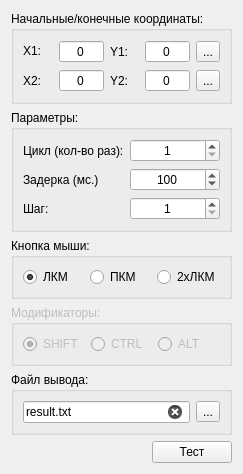
<?xml version="1.0" encoding="UTF-8"?>
<ui version="4.0">
 <class>One_Window_Coordinates</class>
 <widget class="QWidget" name="One_Window_Coordinates">
  <property name="geometry">
   <rect>
    <x>0</x>
    <y>0</y>
    <width>218</width>
    <height>410</height>
   </rect>
  </property>
  <property name="windowTitle">
   <string>Form</string>
  </property>
  <property name="layoutDirection">
   <enum>Qt::LeftToRight</enum>
  </property>
  <layout class="QVBoxLayout" name="verticalLayout">
   <item>
    <widget class="QGroupBox" name="groupBox_3">
     <property name="title">
      <string>Начальные/конечные координаты:</string>
     </property>
     <layout class="QGridLayout" name="gridLayout_2" columnstretch="0,0,0,0,0,0,0,0,0,0,0,0" columnminimumwidth="0,0,0,0,0,0,0,0,0,0,0,0">
      <item row="0" column="3">
       <widget class="QLabel" name="label_5">
        <property name="text">
         <string>Y1:</string>
        </property>
       </widget>
      </item>
      <item row="1" column="0">
       <widget class="QLabel" name="label_6">
        <property name="text">
         <string>X2:</string>
        </property>
       </widget>
      </item>
      <item row="1" column="6">
       <widget class="QToolButton" name="endButton">
        <property name="text">
         <string>...</string>
        </property>
       </widget>
      </item>
      <item row="0" column="1">
       <widget class="QSpinBox" name="startX">
        <property name="alignment">
         <set>Qt::AlignCenter</set>
        </property>
        <property name="readOnly">
         <bool>true</bool>
        </property>
        <property name="buttonSymbols">
         <enum>QAbstractSpinBox::NoButtons</enum>
        </property>
        <property name="maximum">
         <number>99999</number>
        </property>
       </widget>
      </item>
      <item row="0" column="0">
       <widget class="QLabel" name="label_3">
        <property name="text">
         <string>&lt;html&gt;&lt;head/&gt;&lt;body&gt;&lt;p&gt;X1:&lt;/p&gt;&lt;/body&gt;&lt;/html&gt;</string>
        </property>
       </widget>
      </item>
      <item row="1" column="3">
       <widget class="QLabel" name="label_4">
        <property name="text">
         <string>Y2:</string>
        </property>
       </widget>
      </item>
      <item row="0" column="6">
       <widget class="QToolButton" name="startButton">
        <property name="text">
         <string>...</string>
        </property>
       </widget>
      </item>
      <item row="0" column="4">
       <widget class="QSpinBox" name="startY">
        <property name="alignment">
         <set>Qt::AlignCenter</set>
        </property>
        <property name="readOnly">
         <bool>true</bool>
        </property>
        <property name="buttonSymbols">
         <enum>QAbstractSpinBox::NoButtons</enum>
        </property>
        <property name="maximum">
         <number>99999</number>
        </property>
       </widget>
      </item>
      <item row="1" column="1">
       <widget class="QSpinBox" name="endX">
        <property name="alignment">
         <set>Qt::AlignCenter</set>
        </property>
        <property name="readOnly">
         <bool>true</bool>
        </property>
        <property name="buttonSymbols">
         <enum>QAbstractSpinBox::NoButtons</enum>
        </property>
        <property name="maximum">
         <number>99999</number>
        </property>
       </widget>
      </item>
      <item row="1" column="4">
       <widget class="QSpinBox" name="endY">
        <property name="alignment">
         <set>Qt::AlignCenter</set>
        </property>
        <property name="readOnly">
         <bool>true</bool>
        </property>
        <property name="buttonSymbols">
         <enum>QAbstractSpinBox::NoButtons</enum>
        </property>
        <property name="maximum">
         <number>99999</number>
        </property>
       </widget>
      </item>
     </layout>
    </widget>
   </item>
   <item>
    <widget class="QGroupBox" name="groupBox">
     <property name="title">
      <string>Параметры:</string>
     </property>
     <layout class="QGridLayout" name="gridLayout">
      <item row="0" column="2">
       <widget class="QSpinBox" name="count">
        <property name="alignment">
         <set>Qt::AlignCenter</set>
        </property>
        <property name="minimum">
         <number>1</number>
        </property>
        <property name="maximum">
         <number>1000</number>
        </property>
       </widget>
      </item>
      <item row="0" column="1">
       <widget class="QLabel" name="label_2">
        <property name="text">
         <string>Цикл (кол-во раз):</string>
        </property>
       </widget>
      </item>
      <item row="2" column="2">
       <widget class="QSpinBox" name="delay">
        <property name="alignment">
         <set>Qt::AlignCenter</set>
        </property>
        <property name="minimum">
         <number>0</number>
        </property>
        <property name="maximum">
         <number>1000</number>
        </property>
        <property name="value">
         <number>100</number>
        </property>
       </widget>
      </item>
      <item row="2" column="1">
       <widget class="QLabel" name="label">
        <property name="text">
         <string>Задерка (мс.)</string>
        </property>
       </widget>
      </item>
      <item row="3" column="1">
       <widget class="QLabel" name="label_steps">
        <property name="text">
         <string>Шаг:</string>
        </property>
       </widget>
      </item>
      <item row="3" column="2">
       <widget class="QSpinBox" name="steps">
        <property name="alignment">
         <set>Qt::AlignCenter</set>
        </property>
        <property name="minimum">
         <number>1</number>
        </property>
        <property name="maximum">
         <number>1000</number>
        </property>
       </widget>
      </item>
     </layout>
    </widget>
   </item>
   <item>
    <widget class="QGroupBox" name="groupBox_2">
     <property name="title">
      <string>Кнопка мыши:</string>
     </property>
     <layout class="QHBoxLayout" name="horizontalLayout_2">
      <item>
       <widget class="QRadioButton" name="lbm">
        <property name="text">
         <string>ЛКМ</string>
        </property>
        <property name="checked">
         <bool>true</bool>
        </property>
       </widget>
      </item>
      <item>
       <widget class="QRadioButton" name="rbm">
        <property name="text">
         <string>ПКМ</string>
        </property>
       </widget>
      </item>
      <item>
       <widget class="QRadioButton" name="dlbm">
        <property name="text">
         <string>2xЛКМ</string>
        </property>
       </widget>
      </item>
     </layout>
    </widget>
   </item>
   <item>
    <widget class="QGroupBox" name="modificators">
     <property name="enabled">
      <bool>false</bool>
     </property>
     <property name="title">
      <string>Модификаторы:</string>
     </property>
     <layout class="QHBoxLayout" name="horizontalLayout_3">
      <item>
       <widget class="QRadioButton" name="shift">
        <property name="text">
         <string>SHIFT</string>
        </property>
        <property name="checked">
         <bool>true</bool>
        </property>
       </widget>
      </item>
      <item>
       <widget class="QRadioButton" name="ctrl">
        <property name="text">
         <string>CTRL</string>
        </property>
       </widget>
      </item>
      <item>
       <widget class="QRadioButton" name="alt">
        <property name="text">
         <string>ALT</string>
        </property>
       </widget>
      </item>
     </layout>
    </widget>
   </item>
   <item>
    <widget class="QGroupBox" name="groupBox_5">
     <property name="title">
      <string>Файл вывода:</string>
     </property>
     <layout class="QHBoxLayout" name="horizontalLayout_6">
      <item>
       <widget class="QLineEdit" name="filePath">
        <property name="text">
         <string>result.txt</string>
        </property>
        <property name="dragEnabled">
         <bool>false</bool>
        </property>
        <property name="readOnly">
         <bool>false</bool>
        </property>
        <property name="clearButtonEnabled">
         <bool>true</bool>
        </property>
       </widget>
      </item>
      <item>
       <widget class="QToolButton" name="selectFile">
        <property name="text">
         <string>...</string>
        </property>
       </widget>
      </item>
     </layout>
    </widget>
   </item>
   <item>
    <layout class="QHBoxLayout" name="horizontalLayout">
     <item>
      <spacer name="horizontalSpacer">
       <property name="orientation">
        <enum>Qt::Horizontal</enum>
       </property>
       <property name="sizeHint" stdset="0">
        <size>
         <width>40</width>
         <height>20</height>
        </size>
       </property>
      </spacer>
     </item>
     <item>
      <widget class="QPushButton" name="testButton">
       <property name="maximumSize">
        <size>
         <width>100</width>
         <height>16777215</height>
        </size>
       </property>
       <property name="layoutDirection">
        <enum>Qt::LeftToRight</enum>
       </property>
       <property name="text">
        <string>Тест</string>
       </property>
      </widget>
     </item>
    </layout>
   </item>
  </layout>
 </widget>
 <tabstops>
  <tabstop>startButton</tabstop>
  <tabstop>lbm</tabstop>
  <tabstop>rbm</tabstop>
  <tabstop>dlbm</tabstop>
  <tabstop>filePath</tabstop>
  <tabstop>selectFile</tabstop>
  <tabstop>testButton</tabstop>
 </tabstops>
 <resources/>
 <connections/>
</ui>
